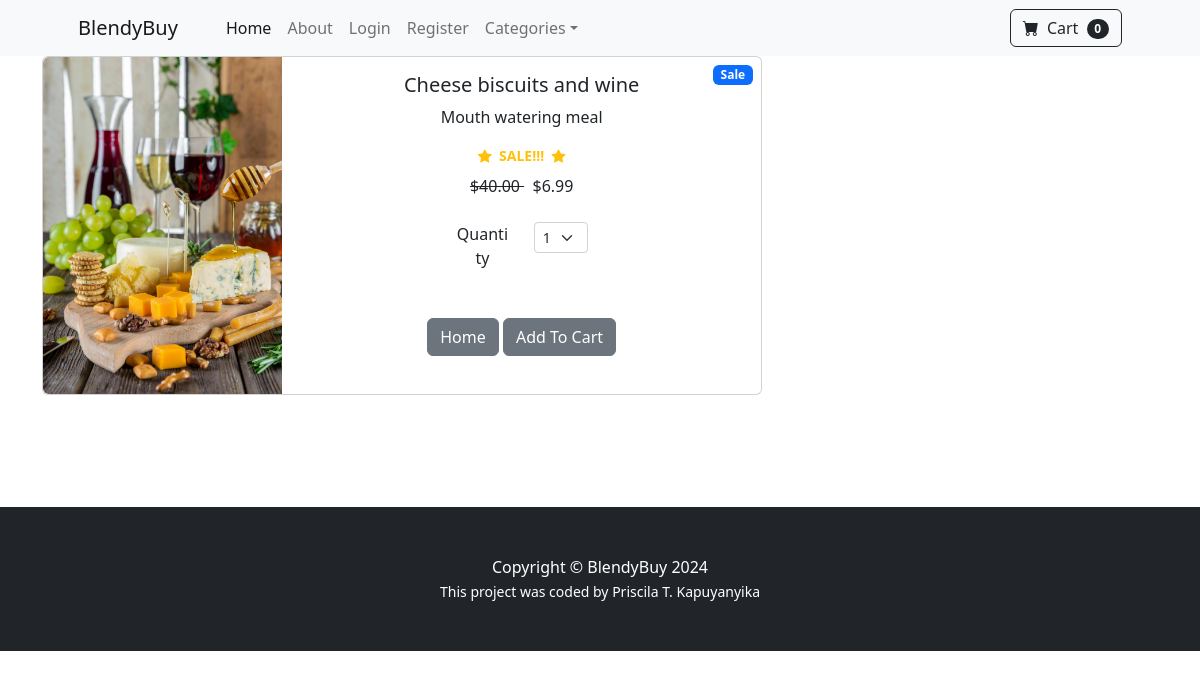
The app's page /product/10, older data.
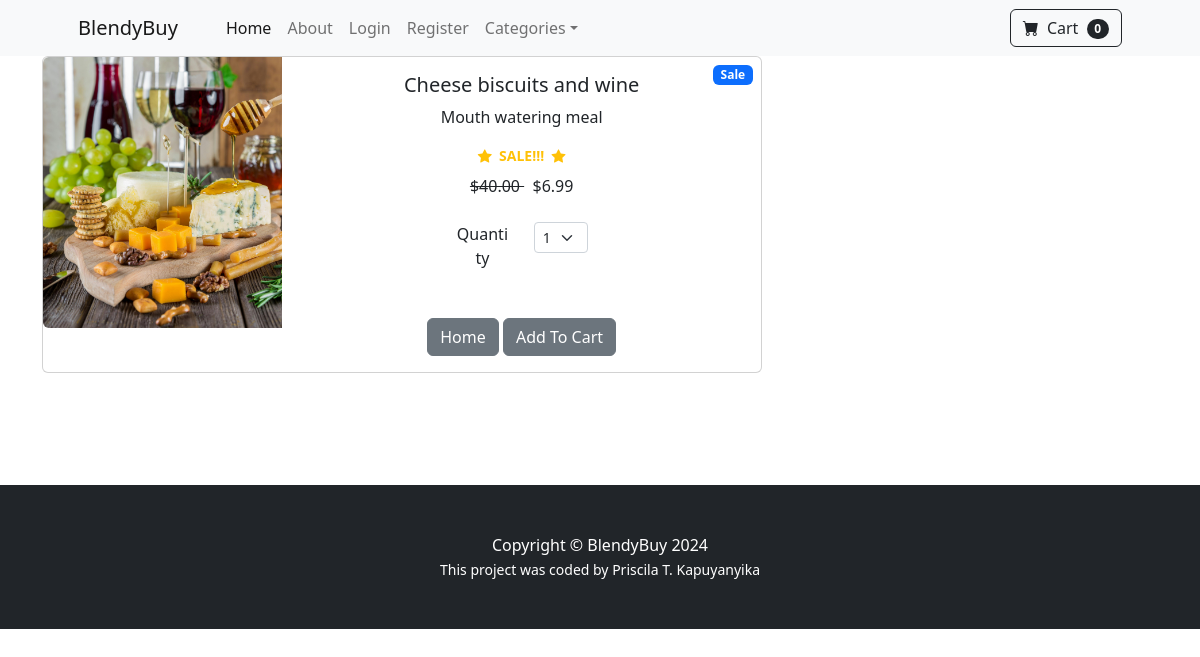
The same page, newer data.
### store/models.py (models this page shows, shortened)
class Product(models.Model):
  name = models.CharField(max_length=100)
  price = models.DecimalField(default=0, decimal_places=2, max_digits=6)
  category = models.ForeignKey(Category, on_delete=models.CASCADE, default=1)
  description = models.CharField(max_length=250, blank=True, null=True)
  image = models.ImageField(upload_to='uploads/product/')
  is_sale = models.BooleanField(default=False)
  sale_price = models.DecimalField(default=0, decimal_places=2, max_digits=6)

### store/views.py (the view)
# urls.py: path('product/<int:pk>', views.product, name='product'),
def product(request,pk):
  product = Product.objects.get(id=pk)
  return render(request, 'product.html', {'product':product})

### cart/cart.py (called while the page is built)
  def __len__(self):
    return len(self.cart)

### cart/context_processors.py (called while the page is built)
def cart(request):
  return{'cart':Cart(request)}

### store/templates/product.html (shortened to what this page needs)
{% extends 'base.html' %} {% block content %}
<div class="container">
  <div class="card mb-3" style="max-width: 720px;">
    <div class="row g-0">
      <div class="col-md-4">
        <img
          src={{ product.image.url }}
          class="img-fluid rounded-start"
          alt="..."
        />
      </div>
      <div class="col-md-8">
        <div class="card-body">
          <center>
          <h5 class="card-title">{{ product.name }}</h5>
          <p class="card-text">
          {{ product.description }}
          </p>
          {% if product.is_sale %}
                                     <div class = "badge bg-primary text-white position-absolute" style="top:0.5rem; right:0.5rem">Sale</div>
          <div class="d-flex justify-content-center small text-warning mb-2">
                                        <div class="bi-star-fill"></div>
                                        &nbsp;&nbsp;<strong>SALE!!!</strong>&nbsp;&nbsp;
                                        <div class="bi-star-fill"></div>
                                     </div>
                                     <strike>
                                    ${{ product.price }}
                                     </strike>
                                     &nbsp;
                                     ${{product.sale_price }}
          {% else %}
          ${{product.price}}
          {% endif %}
  <div class="row justify-content-center" >
    <div class="col-sm-2">Quantity</div>
    <div class="col-sm-2">
<select class="form-select form-select-sm" id="qty-cart">
  <option value="1">1</option>
</select>
</div>
</div>
          <a href="{% url 'home' %}" class='btn btn-secondary'>Home</a>
          <button type="button" value="{{ product.id }}"
          class="btn btn-secondary" id="add-cart"> Add To Cart</button>
        </center>
        </div>
      </div>
    </div>
  </div>
</div>
{%endblock%}

### store/templates/base.html (shortened to what this page needs)
{% load static %}
<!DOCTYPE html>
<html lang="en">
  <head>
    <link
      href="https://cdn.jsdelivr.net/npm/bootstrap-icons@1.5.0/font/bootstrap-icons.css"
      rel="stylesheet"
    />
    <link href="{% static 'css/styles.css' %}" rel="stylesheet" />
  </head>
  <body>
    {% include 'navbar.html'%}  {% block content %} {% endblock %}
    <footer class="py-5 bg-dark">
      <div class="container">
        <p class="m-0 text-center text-white">
          Copyright &copy; BlendyBuy 2024</br>
         <small> This project was coded by Priscila T. Kapuyanyika</small>
        </p>
      </div>
    </footer>
  </body>
</html>

### store/templates/navbar.html (shortened to what this page needs)
<nav class="navbar navbar-expand-lg navbar-light bg-light position-sticky">
  <div class="container px-4 px-lg-5">
    <a class="navbar-brand" href="{% url 'home' %}">BlendyBuy</a>
    <div class="collapse navbar-collapse" id="navbarSupportedContent">
      <ul class="navbar-nav me-auto mb-2 mb-lg-0 ms-lg-4">
        <li class="nav-item">
          <a class="nav-link active" aria-current="page" href="{% url 'home' %}"
            >Home</a
          >
        </li>
        <li class="nav-item">
          <a class="nav-link" href="{% url 'about' %}">About</a>
        </li>
        {% if user.is_authenticated %}
        <li class="nav-item dropdown">
          <a
            class="nav-link dropdown-toggle"
            id="navbarDropdown"
            href="#"
            role="button"
            data-bs-toggle="dropdown"
            aria-expanded="false"
            >Profile</a
          >
          <ul class="dropdown-menu" aria-labelledby="navbarDropdown">
            <li><a class="dropdown-item" href="{% url 'update_user' %}">User Profile</a></li>
            <li><hr class="dropdown-divider" /></li>
            <li><a class="dropdown-item" href="{% url 'update_info' %}">User Info</a></li>
          </ul>
        </li>
        <li class="nav-item">
          <a class="nav-link" href="{% url 'logout' %}">Logout</a>
        </li>
        {% else %}
        <li class="nav-item">
          <a class="nav-link" href="{% url 'login' %}">Login</a>
        </li>
        <li class="nav-item">
          <a class="nav-link" href="{% url 'register' %}">Register</a>
        </li>
        {% endif %}
        <li class="nav-item dropdown">
          <a
            class="nav-link dropdown-toggle"
            id="navbarDropdown"
            href="#"
            role="button"
            data-bs-toggle="dropdown"
            aria-expanded="false"
            >Categories</a
          >
        </li>
      </ul>
      <form class="d-flex">
        <a href="{% url 'cart_summary' %}" class="btn btn-outline-dark">
          <i class="bi-cart-fill me-1"></i>
          Cart
          <span class="badge bg-dark text-white ms-1 rounded-pill" id="cart_quantity">{{ cart|length }}</span>
        </a>
      </form>
    </div>
  </div>
</nav>

Row changes from the older to the newer data that the page shows:
changed Product "Cheese biscuits and wine": image: a different picture
